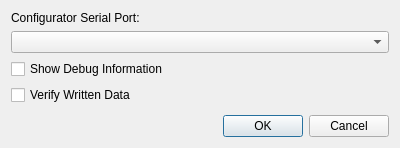
<?xml version="1.0" encoding="UTF-8"?>
<ui version="4.0">
 <class>DialogSettingsConfigurator</class>
 <widget class="QDialog" name="DialogSettingsConfigurator">
  <property name="geometry">
   <rect>
    <x>0</x>
    <y>0</y>
    <width>400</width>
    <height>148</height>
   </rect>
  </property>
  <property name="windowTitle">
   <string>Upload Settings</string>
  </property>
  <layout class="QGridLayout" name="gridLayout">
   <item row="0" column="0">
    <layout class="QVBoxLayout" name="verticalLayout">
     <item>
      <widget class="QLabel" name="label">
       <property name="text">
        <string>Configurator Serial Port:</string>
       </property>
      </widget>
     </item>
     <item>
      <widget class="QComboBox" name="serialPortCombo"/>
     </item>
     <item>
      <widget class="QCheckBox" name="showDebugInfo">
       <property name="text">
        <string>Show Debug Information</string>
       </property>
      </widget>
     </item>
     <item>
      <widget class="QCheckBox" name="verifyData">
       <property name="text">
        <string>Verify Written Data</string>
       </property>
      </widget>
     </item>
     <item>
      <spacer name="verticalSpacer">
       <property name="orientation">
        <enum>Qt::Vertical</enum>
       </property>
       <property name="sizeHint" stdset="0">
        <size>
         <width>20</width>
         <height>40</height>
        </size>
       </property>
      </spacer>
     </item>
     <item>
      <widget class="QDialogButtonBox" name="buttonBox">
       <property name="orientation">
        <enum>Qt::Horizontal</enum>
       </property>
       <property name="standardButtons">
        <set>QDialogButtonBox::Cancel|QDialogButtonBox::Ok</set>
       </property>
      </widget>
     </item>
    </layout>
   </item>
  </layout>
 </widget>
 <tabstops>
  <tabstop>serialPortCombo</tabstop>
  <tabstop>showDebugInfo</tabstop>
  <tabstop>verifyData</tabstop>
 </tabstops>
 <resources/>
 <connections>
  <connection>
   <sender>buttonBox</sender>
   <signal>accepted()</signal>
   <receiver>DialogSettingsConfigurator</receiver>
   <slot>accept()</slot>
   <hints>
    <hint type="sourcelabel">
     <x>248</x>
     <y>254</y>
    </hint>
    <hint type="destinationlabel">
     <x>157</x>
     <y>274</y>
    </hint>
   </hints>
  </connection>
  <connection>
   <sender>buttonBox</sender>
   <signal>rejected()</signal>
   <receiver>DialogSettingsConfigurator</receiver>
   <slot>reject()</slot>
   <hints>
    <hint type="sourcelabel">
     <x>316</x>
     <y>260</y>
    </hint>
    <hint type="destinationlabel">
     <x>286</x>
     <y>274</y>
    </hint>
   </hints>
  </connection>
 </connections>
</ui>
